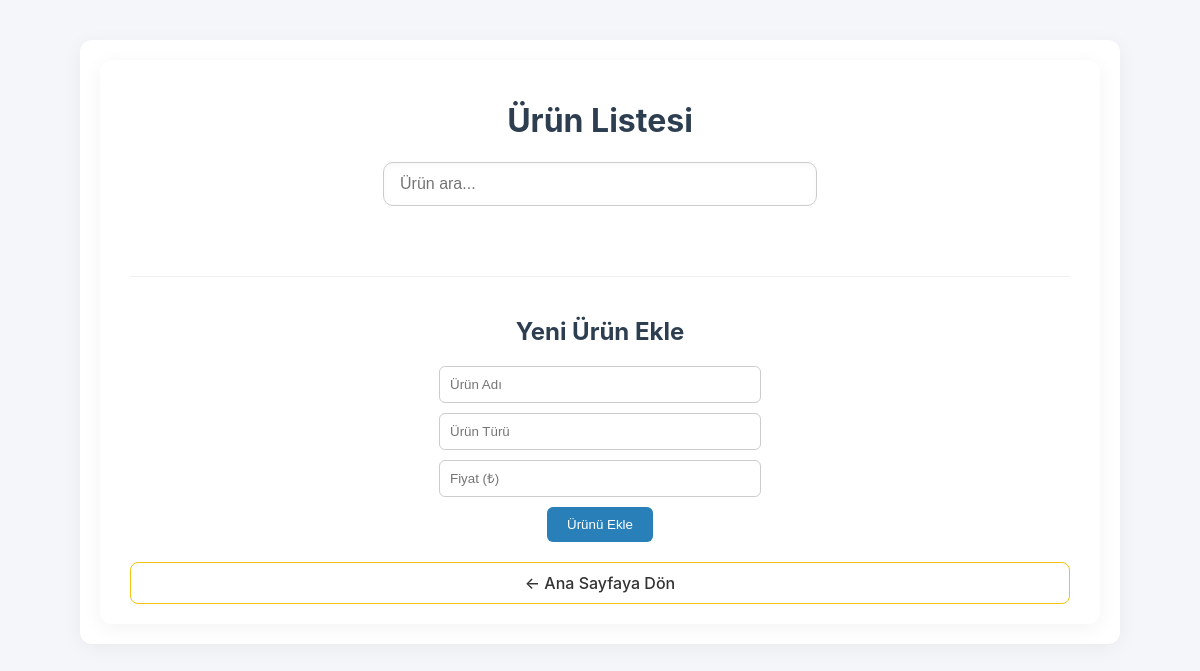
The app's page /ui/products.php, older data.
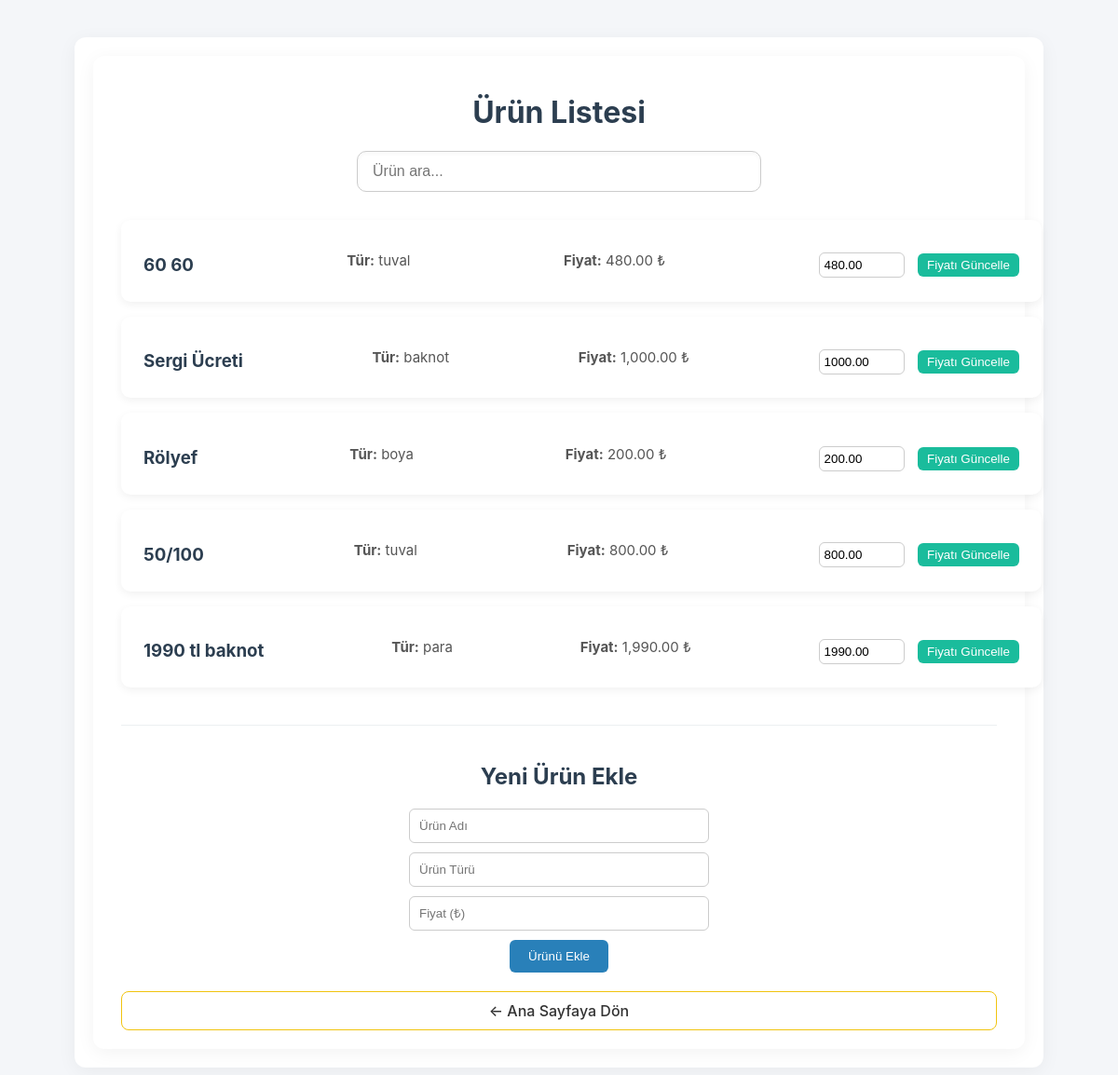
The same page, newer data.
### tables this page shows
CREATE TABLE `products` (
  `id` int NOT NULL,
  `name` varchar(100) NOT NULL,
  `type` varchar(50) DEFAULT NULL,
  `price` decimal(10,2) NOT NULL
);

### ui/products.php (the view, shortened to what this page needs)
<?php
require "../includes/db.php";
$stmt = $db->query("SELECT * FROM products ORDER BY id DESC LIMIT 5");
$products = $stmt->fetchAll();
?>
<!DOCTYPE html>
<html lang="tr">
<head>
    <link rel="stylesheet" href="../assets/style.css?v=4">
</head>
<body>
<div class="container">
<div class="product-container">
    <h1>Ürün Listesi</h1>
    <div class="search-bar">
        <input type="text" id="search" placeholder="Ürün ara...">
    </div>
    <div class="product-list" id="product-list">
        <?php foreach ($products as $product): ?>
            <div class="product-card">
                <h3><?= htmlspecialchars($product['name']) ?></h3>
                <p><strong>Tür:</strong> <?= htmlspecialchars($product['type']) ?></p>
                <p><strong>Fiyat:</strong> <?= number_format($product['price'], 2) ?> ₺</p>
                <form method="post">
                    <input type="number" name="new_price" step="10" min="0" value="<?= htmlspecialchars($product['price']) ?>" required>
                    <button type="submit" name="update_price">Fiyatı Güncelle</button>
                </form>
            </div>
        <?php endforeach; ?>
    </div>
    <div class="add-product-form">
        <h2>Yeni Ürün Ekle</h2>
        <form method="post">
            <input type="text" name="name" placeholder="Ürün Adı" required>
            <input type="text" name="type" placeholder="Ürün Türü" required>
            <input type="number" name="price" step="0.01" min="0" placeholder="Fiyat (₺)" required>
            <button type="submit" name="add_product">Ürünü Ekle</button>
        </form>
    </div>
    <a href="index.php" class="back-link">← Ana Sayfaya Dön</a>
</div>
</div>
</body>
</html>

### assets/style.css (style rules this page uses)
body { font-family: 'Inter', sans-serif; background-color: #f4f6f9; margin: 0; padding: 0; color: #333; }
.container { max-width: 1000px; margin: 40px auto; padding: 20px; background: #ffffff; border-radius: 12px; box-shadow: 0 4px 20px rgba(0,0,0,0.05); }
h1, h2 { text-align: center; color: #2c3e50; }
.search-bar { text-align: center; margin-bottom: 30px; }
.search-bar input { width: 60%; max-width: 400px; padding: 12px 16px; font-size: 16px; border-radius: 10px; border: 1px solid #ddd; transition: border-color 0.3s ease; }
.back-link { display: inline-block; margin-top: 30px; padding: 10px 18px; background-color: #34495e; color: white; border-radius: 8px; text-decoration: none; font-weight: 500; transition: background-color 0.2s ease; }
.back-link { display: inline-block; margin-top: 30px; padding: 10px 18px; background-color: transparent; color: #f1c40f; border-radius: 8px; text-decoration: none; font-weight: 500; transition: background-color 0.2s ease, color 0.2s ease; border: 1.5px solid #f1c40f; }
.product-container { padding: 20px 30px; background: #fff; border-radius: 12px; box-shadow: 0 4px 20px rgba(0,0,0,0.05); }
.search-bar input { width: 60%; max-width: 400px; padding: 12px 16px; font-size: 16px; border-radius: 10px; border: 1px solid #ccc; box-shadow: inset 0 2px 4px rgba(0,0,0,0.03); transition: border-color 0.25s ease; }
.product-list { display: flex; flex-direction: column; gap: 16px; margin-top: 20px; }
.product-card { display: flex; justify-content: space-between; align-items: center; background: #fff; padding: 18px 24px; border-radius: 10px; box-shadow: 0 3px 10px rgba(0, 0, 0, 0.06); width: 100%; transition: background 0.3s; }
.product-card h3 { margin-bottom: 10px; color: #2c3e50; }
.product-card p { margin: 6px 0; color: #555; font-size: 15px; }
.product-card form { margin-top: 10px; }
.product-card input[type="number"] { width: 80px; padding: 5px; border-radius: 6px; border: 1px solid #ccc; margin-right: 10px; }
.product-card button { padding: 5px 10px; background-color: #1abc9c; color: white; border: none; border-radius: 6px; cursor: pointer; transition: background-color 0.2s ease; }
.add-product-form { margin-top: 40px; padding-top: 20px; border-top: 1px solid #ecf0f1; }
.add-product-form h2 { text-align: center; color: #2c3e50; }
.add-product-form form { display: flex; flex-direction: column; align-items: center; gap: 10px; margin-top: 20px; }
.add-product-form input { padding: 10px; width: 300px; border-radius: 6px; border: 1px solid #ccc; }
.add-product-form button { padding: 10px 20px; background-color: #2980b9; color: white; border: none; border-radius: 6px; cursor: pointer; transition: background-color 0.2s ease; }
.back-link { display:block; margin-top:20px; text-align:center; color:#333; text-decoration:none; }

Row changes from the older to the newer data that the page shows:
added products: name "60 60", type "tuval", price "480.00", new_price "480.00"
added products: name "Sergi Ücreti", type "baknot", price "1,000.00", new_price "1000.00"
added products: name "Rölyef", type "boya", price "200.00", new_price "200.00"
added products: name "50/100", type "tuval", price "800.00", new_price "800.00"
added products: name "1990 tl baknot", type "para", price "1,990.00", new_price "1990.00"
